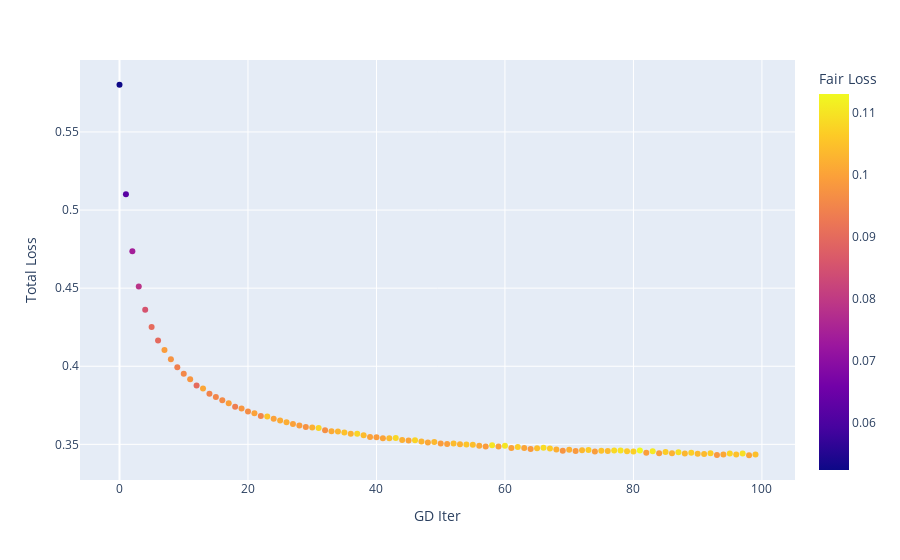

Write notebook code for a chart like this one.
### Code cell
px.scatter(pd.DataFrame(d2).groupby('GD Iter', as_index=False).mean(), x='GD Iter', y='Total Loss', color='Fair Loss')
